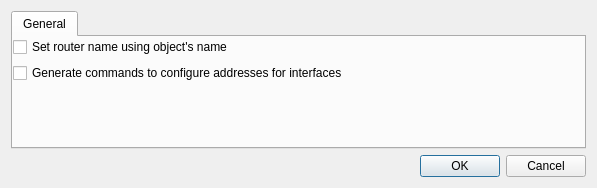
<?xml version="1.0" encoding="UTF-8"?>
<ui version="4.0">
 <class>nxosAdvancedDialog_q</class>
 <widget class="QDialog" name="nxosAdvancedDialog_q">
  <property name="windowModality">
   <enum>Qt::WindowModal</enum>
  </property>
  <property name="enabled">
   <bool>true</bool>
  </property>
  <property name="geometry">
   <rect>
    <x>0</x>
    <y>0</y>
    <width>597</width>
    <height>188</height>
   </rect>
  </property>
  <property name="windowTitle">
   <string>NX-OS Advanced Configuration Options</string>
  </property>
  <layout class="QGridLayout">
   <item row="1" column="0">
    <layout class="QHBoxLayout">
     <item>
      <spacer>
       <property name="orientation">
        <enum>Qt::Horizontal</enum>
       </property>
       <property name="sizeHint" stdset="0">
        <size>
         <width>151</width>
         <height>20</height>
        </size>
       </property>
      </spacer>
     </item>
     <item>
      <widget class="QPushButton" name="ok_button">
       <property name="text">
        <string>OK</string>
       </property>
      </widget>
     </item>
     <item>
      <widget class="QPushButton" name="cancel_button">
       <property name="text">
        <string>Cancel</string>
       </property>
      </widget>
     </item>
    </layout>
   </item>
   <item row="0" column="0">
    <widget class="QTabWidget" name="tabWidget">
     <widget class="QWidget" name="TabPage">
      <attribute name="title">
       <string>General</string>
      </attribute>
      <layout class="QGridLayout">
       <property name="margin">
        <number>0</number>
       </property>
       <item row="0" column="0">
        <widget class="QCheckBox" name="nxos_set_host_name">
         <property name="text">
          <string>Set router name using object's name</string>
         </property>
        </widget>
       </item>
       <item row="1" column="0">
        <widget class="QCheckBox" name="nxos_ip_address">
         <property name="text">
          <string>Generate commands to configure addresses for interfaces</string>
         </property>
        </widget>
       </item>
       <item row="2" column="0">
        <spacer>
         <property name="orientation">
          <enum>Qt::Vertical</enum>
         </property>
         <property name="sizeType">
          <enum>QSizePolicy::Expanding</enum>
         </property>
         <property name="sizeHint" stdset="0">
          <size>
           <width>20</width>
           <height>40</height>
          </size>
         </property>
        </spacer>
       </item>
      </layout>
     </widget>
    </widget>
   </item>
  </layout>
 </widget>
 <layoutdefault spacing="6" margin="11"/>
 <tabstops>
  <tabstop>nxos_set_host_name</tabstop>
  <tabstop>tabWidget</tabstop>
  <tabstop>nxos_ip_address</tabstop>
  <tabstop>ok_button</tabstop>
  <tabstop>cancel_button</tabstop>
 </tabstops>
 <resources/>
 <connections>
  <connection>
   <sender>ok_button</sender>
   <signal>clicked()</signal>
   <receiver>nxosAdvancedDialog_q</receiver>
   <slot>accept()</slot>
   <hints>
    <hint type="sourcelabel">
     <x>20</x>
     <y>20</y>
    </hint>
    <hint type="destinationlabel">
     <x>20</x>
     <y>20</y>
    </hint>
   </hints>
  </connection>
  <connection>
   <sender>cancel_button</sender>
   <signal>clicked()</signal>
   <receiver>nxosAdvancedDialog_q</receiver>
   <slot>reject()</slot>
   <hints>
    <hint type="sourcelabel">
     <x>20</x>
     <y>20</y>
    </hint>
    <hint type="destinationlabel">
     <x>20</x>
     <y>20</y>
    </hint>
   </hints>
  </connection>
 </connections>
</ui>
